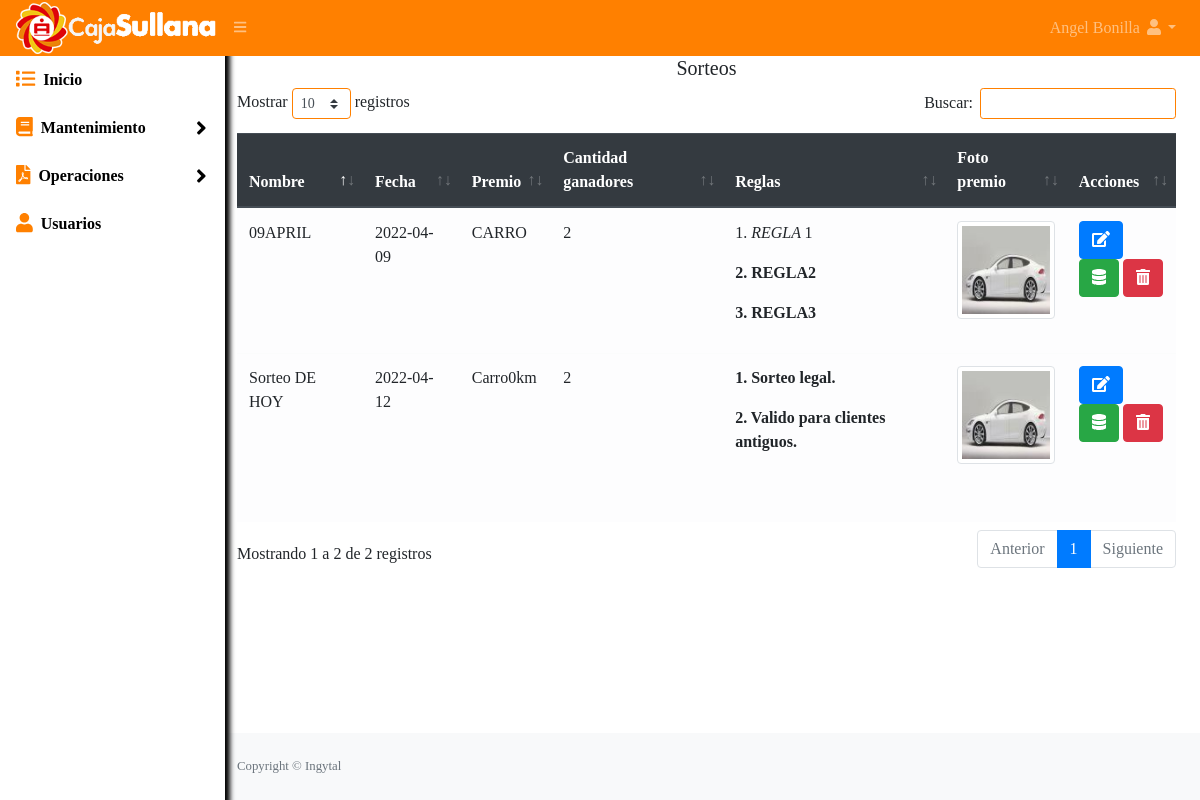
/sorteo/listar (signed in), run on an earlier commit of the app's database.
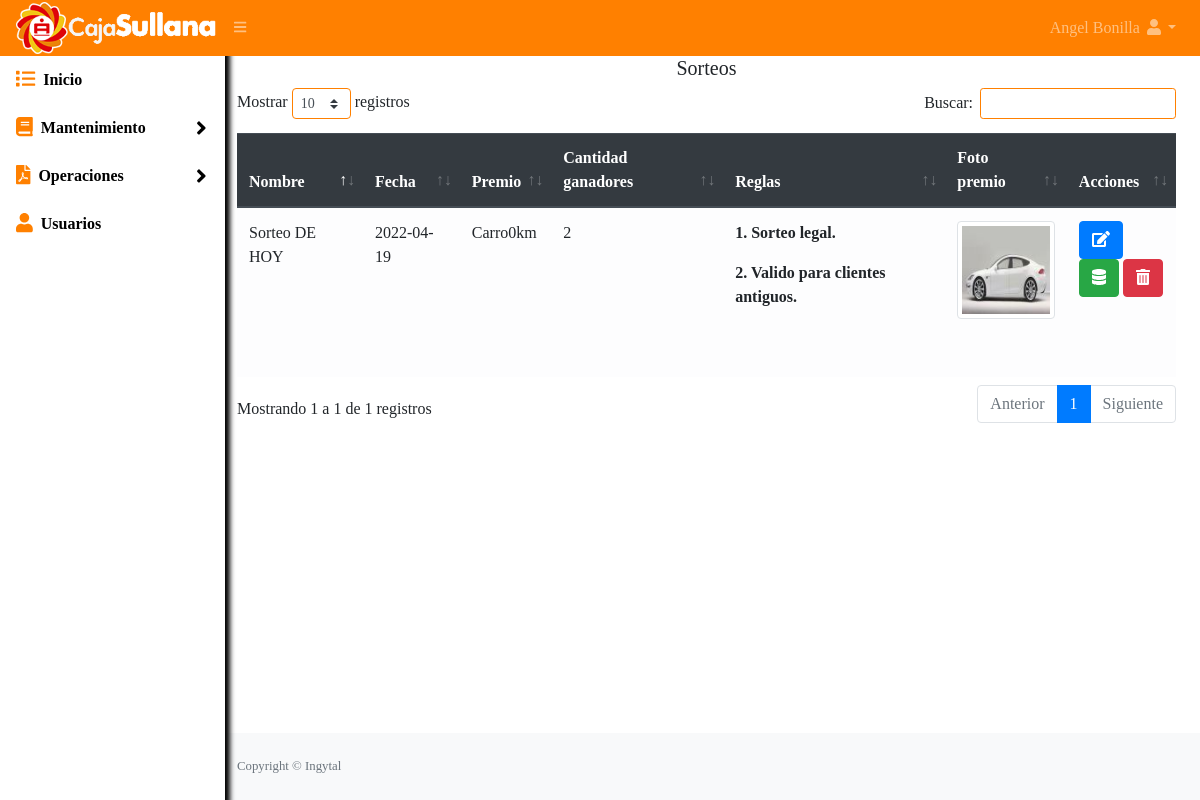
And on a later commit of the database.
### tables this page shows
CREATE TABLE `sorteo` (
  `id` int(11) NOT NULL,
  `nombre` varchar(50) NOT NULL,
  `fecha` date NOT NULL,
  `premio` varchar(50) NOT NULL,
  `reglas` text NOT NULL,
  `cantidad_intento` int(11) DEFAULT NULL,
  `imagen_premio` varchar(50) NOT NULL,
  `estado` varchar(3) DEFAULT NULL
);

### Libraries/Core/Views.php (called while the page is built)
<?php
class Views{
    function getView($controller, $view, $data="", $alert="", $config = "", $cliente = "")
    {
        $controller = get_class($controller);
        if ($controller == "Home") {
            $view = "Views/".$view.".php";
        }else{
            $view = "Views/" . $controller . "/" . $view . ".php";
        }
        require_once($view);
    }
}
?>

### Controller/Sorteo.php (called while the page is built, shortened)
<?php
class Sorteo extends Controllers
{
    public function listar()
    {
        $data = $this->model->selectSorteo();
        $this->views->getView($this, "listar", $data);
    }
}

### index.php (called while the page is built, shortened)
<?php
require_once("Helpers/Helpers.php");
require_once("Libraries/Core/Load.php");
?>

### Libraries/Core/Mysql.php (called while the page is built, shortened)
<?php
class Mysql extends Conexion{
    private $conexion;
    function __construct()
    {
        $this->conexion = new Conexion();
        $this->conexion = $this->conexion->conect();
    }
    public function select_all(string $query){
        $this->strquery = $query;
        $result = $this->conexion->prepare($this->strquery);
        $result->execute();
        $data = $result->fetchall(PDO::FETCH_ASSOC);
        return $data;
    }
}
?>

### Libraries/Core/Conexion.php (called while the page is built)
<?php
class Conexion{
    private $conect;
    public function __construct()
    {
      $conexion = "mysql:host=".HOST.";dbname=".BD.";.CHARSET.";
      try {
          $this->conect = new PDO($conexion, DB_USER, PASS);
          $this->conect->setAttribute(PDO::ATTR_ERRMODE, PDO::ERRMODE_EXCEPTION,);
      } catch (PDOException $e) {
          $this->conect = "Error en la conexion";
          echo "Error: " . $e->getMessage();
      }
    }
    public function conect()
    {
        return $this->conect;
    }
}
?>

### Models/SorteoModel.php (called while the page is built, shortened)
<?php
class SorteoModel extends Mysql{
    public function selectSorteo()
    {
        $sql = "SELECT * FROM sorteo";
        $res = $this->select_all($sql);
        return $res;
    }
}

### Helpers/Helpers.php (called while the page is built, shortened)
<?php
function base_url()
{
    return BASE_URL;
}
?>

### Views/sorteo/listar.php (the view, shortened to what this page needs)
<div id="layoutSidenav_content">
  <main>
    <div class="container-fluid">
      <h5 class="text-center">Sorteos</h5>
      <div class="row">
        <div class="col-lg-12">
          <div class="table-responsive">
            <table class="table table-light mt-4" id="table">
              <thead class="thead-dark">
                <tr>
                  <th>Nombre</th>
                  <th>Fecha</th>
                  <th>Premio</th>
                  <th>Cantidad ganadores</th>
                  <th>Reglas</th>
                  <th>Foto premio</th>
                  <th>Acciones</th>
                </tr>
              </thead>
              <tbody>
                <?php foreach ($data as $autor) {
                ?>
                  <tr>
                    <td><?php echo $autor['nombre']; ?></td>
                    <td><?php echo $autor['fecha']; ?></td>
                    <td><?php echo $autor['premio']; ?></td>
                    <td><?php echo $autor['cantidad_intento']; ?></td>
                    <td><?php echo $autor['reglas']; ?></td>
                    <td><img class="img-thumbnail" src="<?php echo base_url() ?>Assets/images/sorteo/<?php echo $autor['imagen_premio']; ?>" width="100"></td>
                    <td>
                      <a class="btn btn-primary" href="<?php echo base_url() ?>sorteo/editar?id=<?php echo $autor['id'] ?>"><i class="fas fa-edit"></i></a>
                      <a class="btn btn-success" href="<?php echo base_url() ?>excel/limpiar?id=<?php echo $autor['id'] ?>"><i class="fas fa-database"></i></a>
                      <form method="post" action="<?php echo base_url() ?>sorteo/eliminar" class="d-inline eliminar">
                        <button class="btn btn-danger" type="submit"><i class="fas fa-trash-alt"></i></button>
                      </form>
                    </td>
                  </tr>
                <?php } ?>
              </tbody>
            </table>
          </div>
        </div>
      </div>
    </div>
  </main>

What changed in the data, as far as the page shows it:
removed sorteo: nombre "09APRIL", fecha "2022-04-09", premio "CARRO", cantidad_intento "2", reglas "1. REGLA 1 2. REGLA2 3. REGLA3", imagen_premio (picture)
changed sorteo "Sorteo DE HOY": fecha "2022-04-12" → "2022-04-19"
Also different on the page:
text written by a page script: "Mostrar registros Buscar: Mostrando 1 a 2 de 2 registros Anterior 1 Siguiente" → "Mostrar registros Buscar: Mostrando 1 a 1 de 1 registros Anterior 1 Siguiente"
